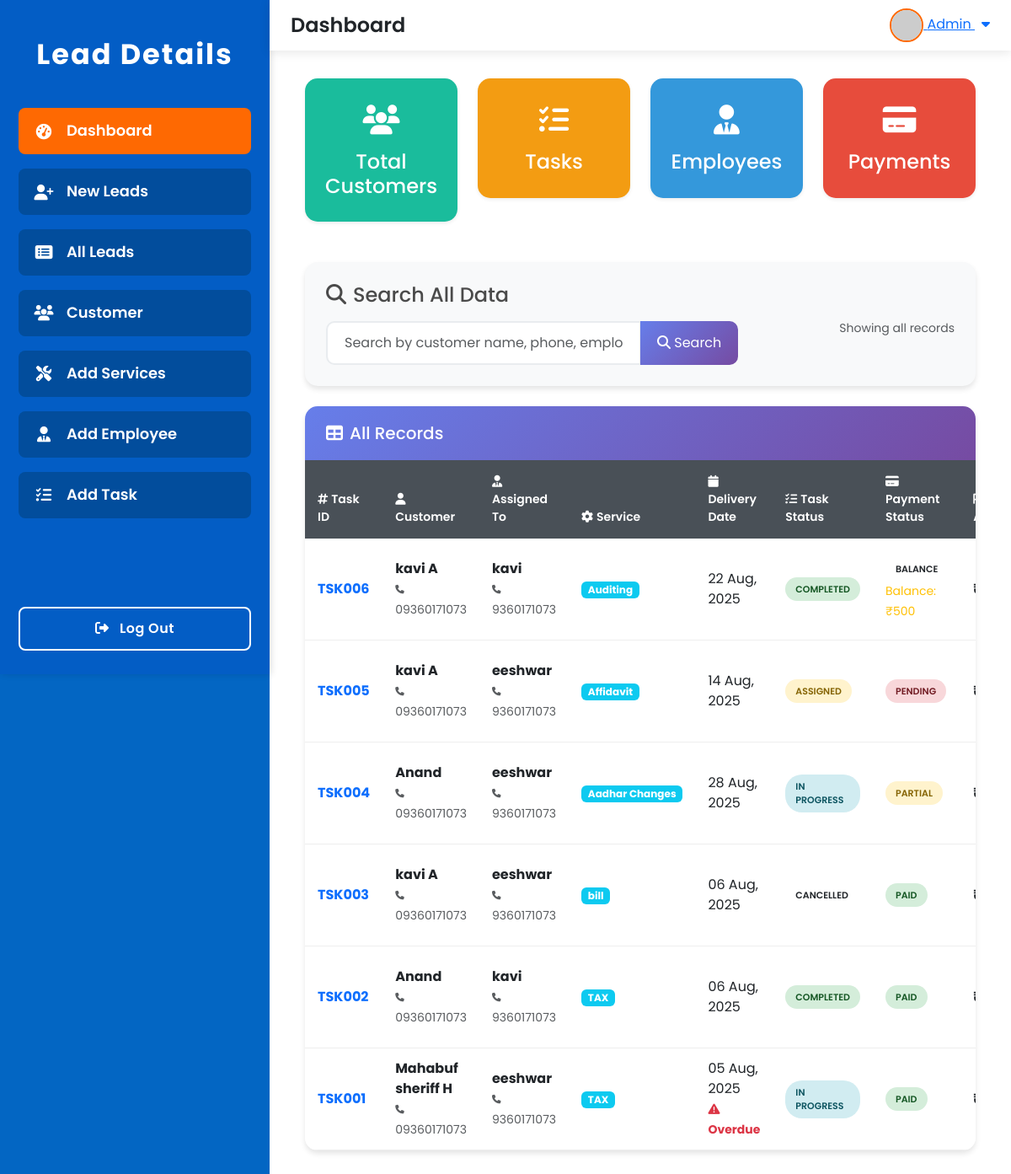
/dashboard/, run on the app's committed database.
### lead/models.py (models this page shows, shortened)
class Task(models.Model):
    PAYMENT_STATUS_CHOICES = [
        ('paid', 'Paid'),
        ('pending', 'Pending'),
        ('balance', 'Balance'),
    ]
    TASK_STATUS_CHOICES = [
        ('assigned', 'Assigned'),
        ('in_progress', 'In Progress'),
        ('completed', 'Completed'),
        ('on_hold', 'On Hold'),
        ('cancelled', 'Cancelled'),
    ]
    task_id = models.CharField(max_length=20, unique=True, blank=True)
    assigned_to = models.ForeignKey(Employee, on_delete=models.CASCADE, related_name='assigned_tasks')
    customer_name = models.ForeignKey(Lead, on_delete=models.CASCADE, related_name='customer_tasks')
    service_name = models.ForeignKey(Service, on_delete=models.CASCADE, related_name='service_tasks')
    delivery_date = models.DateField()
    payment_amount = models.DecimalField(max_digits=10, decimal_places=2)
    payment_status = models.CharField(max_length=10, choices=PAYMENT_STATUS_CHOICES, default='pending')
    balance_amount = models.DecimalField(max_digits=10, decimal_places=2, default=0.00, blank=True, null=True)
    task_notes = models.TextField(blank=True, null=True)
    task_status = models.CharField(max_length=15, choices=TASK_STATUS_CHOICES, default='assigned')
    created_at = models.DateTimeField(auto_now_add=True)
    updated_at = models.DateTimeField(auto_now=True)
    @property
    def is_overdue(self):
        from django.utils import timezone
        return self.delivery_date < timezone.now().date() and self.task_status not in ['completed', 'cancelled']
    class Meta:
        ordering = ['-created_at']

class Lead(models.Model):
    customer_id = models.CharField(max_length=50, unique=True)
    customer_name = models.CharField(max_length=200)
    mobile_no = models.CharField(max_length=15)
    father_name = models.CharField(max_length=200, blank=True, null=True)
    spouse_name = models.CharField(max_length=200, blank=True, null=True)
    mother_name = models.CharField(max_length=200, blank=True, null=True)
    aadhar_card_no = models.CharField(max_length=12, blank=True, null=True)
    pan_no = models.CharField(max_length=10, blank=True, null=True)
    company_name = models.CharField(max_length=200, blank=True, null=True)
    email_id = models.EmailField(blank=True, null=True)
    gst_no = models.CharField(max_length=15, blank=True, null=True)
    cin_no = models.CharField(max_length=21, blank=True, null=True)
    assigned_to = models.CharField(max_length=200, blank=True, null=True)
    delivery_date = models.DateField(blank=True, null=True)
    upload_document = models.FileField(upload_to='documents/', blank=True, null=True)
    note = models.TextField(blank=True, null=True)
    created_at = models.DateTimeField(auto_now_add=True)
    updated_at = models.DateTimeField(auto_now=True)
    class Meta:
        ordering = ['-created_at']

class Employee(models.Model):
    employee_id = models.CharField(max_length=20, unique=True)
    employee_name = models.CharField(max_length=100)
    phone_number = models.CharField(max_length=15)
    email = models.EmailField()
    address = models.TextField()

class Service(models.Model):
    CATEGORY_CHOICES = [
        ('Tax', 'Tax'),
        ('Registration', 'Registration'),
        ('Consultancy', 'Consultancy'),
        ('Filing', 'Filing'),
        ('Legal', 'Legal'),
    ]
    name = models.CharField(max_length=200)
    category = models.CharField(max_length=50, choices=CATEGORY_CHOICES)
    base_price = models.DecimalField(max_digits=10, decimal_places=2)
    description = models.TextField(blank=True, null=True)
    created_at = models.DateTimeField(auto_now_add=True)
    updated_at = models.DateTimeField(auto_now=True)
    class Meta:
        ordering = ['name']

### lead/views.py (the view, shortened to what this page needs)
# urls.py: path('dashboard/', views.dashboard, name='dashboard'),
def dashboard(request):
    search_query = request.GET.get('search', '').strip()
    tasks = Task.objects.select_related(
        'customer_name',
        'assigned_to',
        'service_name'
    ).all()
    tasks = tasks.order_by('-created_at')
    paginator = Paginator(tasks, 10)  # Show 10 records per page
    page_number = request.GET.get('page')
    tasks_page = paginator.get_page(page_number)
    total_customers = Lead.objects.count()
    total_tasks = Task.objects.count()
    completed_tasks = Task.objects.filter(task_status='completed').count()
    pending_tasks = Task.objects.filter(task_status__in=['assigned', 'in_progress']).count()
    today = timezone.now().date()
    today_tasks = Task.objects.filter(created_at__date=today).count()
    overdue_tasks = Task.objects.filter(
        delivery_date__lt=today,
        task_status__in=['assigned', 'in_progress', 'on_hold']
    ).count()
    total_revenue = Task.objects.aggregate(Sum('payment_amount'))['payment_amount__sum'] or 0
    paid_amount = Task.objects.filter(payment_status='paid').aggregate(Sum('payment_amount'))['payment_amount__sum'] or 0
    pending_amount = Task.objects.filter(payment_status='pending').aggregate(Sum('payment_amount'))['payment_amount__sum'] or 0
    context = {
        'tasks': tasks_page,
        'search_query': search_query,
        'total_customers': total_customers,
        'total_tasks': total_tasks,
        'completed_tasks': completed_tasks,
        'pending_tasks': pending_tasks,
        'today_tasks': today_tasks,
        'overdue_tasks': overdue_tasks,
        'total_revenue': total_revenue,
        'paid_amount': paid_amount,
        'pending_amount': pending_amount,
    }
    return render(request, 'dashboard.html', context)

### lead/templates/dashboard.html (shortened to what this page needs)
{% extends 'base.html' %}
{% block page_title %}Dashboard{% endblock %}
{% block content %}
<div class="container-fluid py-2">
    <div class="row g-4">
        <div class="col-12 col-sm-6 col-lg-3">
            <a href="{% url 'customer' %}" class="dashboard-box card text-center shadow-sm border-0 text-decoration-none text-white bg-customer">
                <div class="card-body py-4">
                    <div class="mb-2" style="font-size:2.2rem;">
                        <i class="fas fa-users"></i>
                    </div>
                    <h4 class="card-title mb-1">Total Customers</h4>
                </div>
            </a>
        </div>
        <div class="col-12 col-sm-6 col-lg-3">
            <a href="{% url 'task_list'%}" class="dashboard-box card text-center shadow-sm border-0 text-decoration-none text-white bg-task">
                <div class="card-body py-4">
                    <div class="mb-2" style="font-size:2.2rem;">
                        <i class="fas fa-tasks"></i>
                    </div>
                    <h4 class="card-title mb-1">Tasks</h4>
                </div>
            </a>
        </div>
        <div class="col-12 col-sm-6 col-lg-3">
            <a href="{% url 'employee_list' %}" class="dashboard-box card text-center shadow-sm border-0 text-decoration-none text-white bg-employee">
                <div class="card-body py-4">
                    <div class="mb-2" style="font-size:2.2rem;">
                        <i class="fas fa-user-tie"></i>
                    </div>
                    <h4 class="card-title mb-1">Employees</h4>
                </div>
            </a>
        </div>
        <div class="col-12 col-sm-6 col-lg-3">
            <a href="{% url 'payment_list'%}" class="dashboard-box card text-center shadow-sm border-0 text-decoration-none text-white bg-payment">
                <div class="card-body py-4">
                    <div class="mb-2" style="font-size:2.2rem;">
                        <i class="fas fa-credit-card"></i>
                    </div>
                    <h4 class="card-title mb-1">Payments</h4>
                </div>
            </a>
        </div>
    </div>
    <div class="row mt-5">
        <div class="col-12">
            <div class="search-section">
                <div class="row align-items-center">
                    <div class="col-md-8">
                        <h4 class="mb-3"><i class="fas fa-search me-2"></i>Search All Data</h4>
                        <form method="GET" class="search-form">
                            <div class="input-group">
                                <input type="text"
                                       name="search"
                                       class="form-control search-input"
                                       placeholder="Search by customer name, phone, employee, service, task ID..."
                                       value="{{ search_query }}"
                                       autocomplete="off">
                                <button type="submit" class="btn btn-primary search-btn">
                                    <i class="fas fa-search"></i> Search
                                </button>
                            </div>
                        </form>
                    </div>
                    <div class="col-md-4 text-end">
                        <div class="mt-2">
                            <small class="text-muted">
                                {% if search_query %}
                                    Showing results for: "<strong>{{ search_query }}</strong>"
                                {% else %}
                                    Showing all records
                                {% endif %}
                            </small>
                        </div>
                    </div>
                </div>
            </div>
        </div>
    </div>
    <div class="row mt-4">
        <div class="col-12">
            <div class="data-table">
                <div class="table-header">
                    <h5 class="mb-0"><i class="fas fa-table me-2"></i>All Records</h5>
                </div>
                <div class="table-responsive">
                    <table class="table table-hover mb-0">
                        <thead>
                            <tr>
                                <th><i class="fas fa-hashtag me-1"></i>Task ID</th>
                                <th><i class="fas fa-user me-1"></i>Customer</th>
                                <th><i class="fas fa-user-tie me-1"></i>Assigned To</th>
                                <th><i class="fas fa-cog me-1"></i>Service</th>
                                <th><i class="fas fa-calendar me-1"></i>Delivery Date</th>
                                <th><i class="fas fa-tasks me-1"></i>Task Status</th>
                                <th><i class="fas fa-credit-card me-1"></i>Payment Status</th>
                                <th><i class="fas fa-rupee-sign me-1"></i>Amount</th>
                            </tr>
                        </thead>
                        <tbody>
                            {% for task in tasks %}
                            <tr>
                                <td>
                                    <strong class="text-primary">{{ task.task_id }}</strong>
                                </td>
                                <td>
                                    <div>
                                        <strong>{{ task.customer_name.customer_name }}</strong>
                                        <br>
                                        <small class="text-muted">
                                             {{ task.customer_name.mobile_no }}
                                        </small>
                                    </div>
                                </td>
                                <td>
                                    <div>
                                        <strong>{{ task.assigned_to.employee_name }}</strong>
                                        <br>
                                        <small class="text-muted">
                                             {{ task.assigned_to.phone_number }}
                                        </small>
                                    </div>
                                </td>
                                <td>
                                    <span class="badge bg-info">{{ task.service_name.name }}</span>
                                </td>
                                <td>
                                    <div>
                                        {{ task.delivery_date|date:"d M, Y" }}
                                        {% if task.is_overdue %}
                                            <br><small class="overdue">
                                                <i class="fas fa-exclamation-triangle"></i> Overdue
                                            </small>
                                        {% endif %}
                                    </div>
                                </td>
                                <td>
                                    <span class="status-badge status-{{ task.task_status }}">
                                        {{ task.get_task_status_display }}
                                    </span>
                                </td>
                                <td>
                                    <span class="status-badge payment-{{ task.payment_status }}">
                                        {{ task.get_payment_status_display }}
                                    </span>
                                    {% if task.balance_amount > 0 %}
                                        <br><small class="text-warning">
                                            Balance: ₹{{ task.balance_amount|floatformat:0 }}
                                        </small>
                                    {% endif %}
                                </td>
                                <td>
                                    <strong>₹{{ task.payment_amount|floatformat:0 }}</strong>
                                </td>
                            </tr>
                            {% endfor %}
                        </tbody>
                    </table>
                </div>
            </div>
        </div>
    </div>
</div>
{% endblock %}

### lead/templates/base.html (style rules this page uses)
:root { --menu-bg: #035dc5; --menu-highlight: #fe6902; --menu-item-bg: #024d9c; --menu-item-hover: #1677ff; --sidebar-width: 320px; --header-height: 60px; --transition-speed: 0.3s; }
html, body { height: 100%; margin: 0; padding: 0; font-family: 'Poppins', Arial, sans-serif; background: #0366c3; color: #4a4a4a; overflow-y: auto; }

### lead/templates/dashboard.html (style rules this page uses)
.dashboard-box { cursor: pointer; transition: transform 0.2s ease, box-shadow 0.2s ease; user-select: none; border-radius: 15px; }
.bg-customer { background-color: #1abc9c; }
.bg-task { background-color: #f39c12; }
.bg-employee { background-color: #3498db; }
.bg-payment { background-color: #e74c3c; }
.dashboard-box h4, .dashboard-box p, .dashboard-box i { color: white; }
.search-section { background: #f8f9fa; border-radius: 15px; padding: 25px; box-shadow: 0 4px 6px rgba(0,0,0,0.1); }
.data-table { background: white; border-radius: 15px; overflow: hidden; box-shadow: 0 4px 6px rgba(0,0,0,0.1); }
.table-header { background: linear-gradient(135deg, #667eea 0%, #764ba2 100%); color: white; padding: 20px 25px; }
.table thead th { background: #495057; color: white; border: none; font-weight: 600; padding: 15px; font-size: 14px; }
.table tbody tr { border-bottom: 1px solid #eee; transition: background-color 0.3s ease; }
.table tbody td { padding: 12px 15px; vertical-align: middle; }
.status-badge { padding: 6px 12px; border-radius: 20px; font-size: 11px; font-weight: 600; text-transform: uppercase; display: inline-block; }
.status-completed { background: #d4edda; color: #155724; }
.status-in_progress { background: #d1ecf1; color: #0c5460; }
.status-assigned { background: #fff3cd; color: #856404; }
.payment-paid { background: #d4edda; color: #155724; }
.payment-pending { background: #f8d7da; color: #721c24; }
.payment-partial { background: #fff3cd; color: #856404; }
.overdue { color: #dc3545; font-weight: bold; }
.search-form { position: relative; }
.search-input { border-radius: 10px; padding: 12px 20px; border: 2px solid #e9ecef; transition: all 0.3s ease; }
.search-btn { border-radius: 10px; background: linear-gradient(135deg, #667eea 0%, #764ba2 100%); border: none; padding: 10px 20px; }

### data on the page
Task: task_id "TSK006", customer_name.customer_name "kavi A", customer_name.mobile_no "09360171073", assigned_to.employee_name "kavi", assigned_to.phone_number "9360171073", service_name.name "Auditing", delivery_date "22 Aug, 2025", task_status "COMPLETED", payment_status "BALANCE", balance_amount "500"
Task: task_id "TSK005", customer_name.customer_name "kavi A", customer_name.mobile_no "09360171073", assigned_to.employee_name "eeshwar", assigned_to.phone_number "9360171073", service_name.name "Affidavit", delivery_date "14 Aug, 2025", task_status "ASSIGNED", payment_status "PENDING"
Task: task_id "TSK004", customer_name.customer_name "Anand", customer_name.mobile_no "09360171073", assigned_to.employee_name "eeshwar", assigned_to.phone_number "9360171073", service_name.name "Aadhar Changes", delivery_date "28 Aug, 2025", task_status "IN PROGRESS", payment_status "PARTIAL"
Task: task_id "TSK003", customer_name.customer_name "kavi A", customer_name.mobile_no "09360171073", assigned_to.employee_name "eeshwar", assigned_to.phone_number "9360171073", service_name.name "bill", delivery_date "06 Aug, 2025", task_status "CANCELLED", payment_status "PAID"
Task: task_id "TSK002", customer_name.customer_name "Anand", customer_name.mobile_no "09360171073", assigned_to.employee_name "kavi", assigned_to.phone_number "9360171073", service_name.name "TAX", delivery_date "06 Aug, 2025", task_status "COMPLETED", payment_status "PAID"
Task: task_id "TSK001", customer_name.customer_name "Mahabuf sheriff H", customer_name.mobile_no "09360171073", assigned_to.employee_name "eeshwar", assigned_to.phone_number "9360171073", service_name.name "TAX", delivery_date "05 Aug, 2025", shows "Overdue", task_status "IN PROGRESS", payment_status "PAID"
